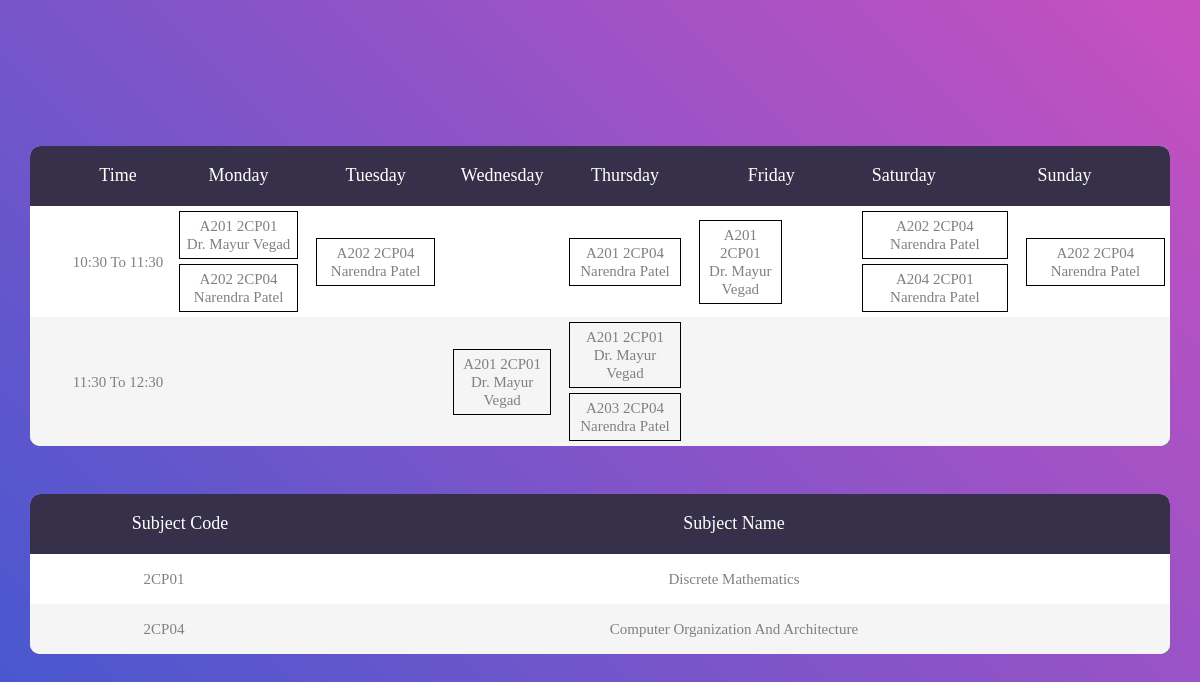
/Timetable/index.php, run on the app's committed database.
### tables this page shows
CREATE TABLE `day_of_class` (
  `dayID` int(10) NOT NULL,
  `day` varchar(20) NOT NULL
);

CREATE TABLE `time_of_class` (
  `timeID` varchar(20) NOT NULL,
  `start_time` time(6) NOT NULL,
  `end_time` time(6) NOT NULL
);

CREATE TABLE `available_class` (
  `lectureID` int(11) NOT NULL,
  `classID` varchar(20) NOT NULL,
  `timeID` varchar(20) NOT NULL,
  `dayID` int(10) NOT NULL,
  `facultyID` varchar(20) NOT NULL,
  `subjectCode` varchar(20) NOT NULL
);

CREATE TABLE `users` (
  `userID` varchar(20) NOT NULL,
  `firstName` varchar(20) NOT NULL,
  `lastName` varchar(20) NOT NULL,
  `fullName` varchar(40) NOT NULL,
  `branch` varchar(20) NOT NULL,
  `email` text NOT NULL,
  `password` varchar(20) NOT NULL,
  `gender` varchar(20) NOT NULL,
  `role` varchar(20) NOT NULL,
  `phoneNumber` varchar(20) NOT NULL,
  `dob` date NOT NULL,
  `address` text NOT NULL,
  `pinCode` int(20) NOT NULL,
  `img_url` text NOT NULL
);

CREATE TABLE `subject_details` (
  `facultyID` varchar(20) DEFAULT NULL,
  `subjectCode` varchar(20) NOT NULL,
  `subjectName` text NOT NULL,
  `branch` varchar(20) NOT NULL,
  `semester` int(11) NOT NULL
);

### Timetable/index.php (the view, shortened to what this page needs)
<?php
include '../connection.php';
session_start();?>
<!DOCTYPE html>
<html>
<head>
    <link rel="stylesheet" type="text/css" href="vendor/bootstrap/css/bootstrap.min.css" />
    <link rel="stylesheet" type="text/css" href="fonts/font-awesome-4.7.0/css/font-awesome.min.css" />
    <link rel="stylesheet" type="text/css" href="vendor/animate/animate.css" />
    <link rel="stylesheet" type="text/css" href="vendor/select2/select2.min.css" />
    <link rel="stylesheet" type="text/css" href="vendor/perfect-scrollbar/perfect-scrollbar.css" />
    <link rel="stylesheet" type="text/css" href="css/util.css" />
    <link rel="stylesheet" type="text/css" href="css/main2.css" />
    <link rel="stylesheet" href="https://cdn.jsdelivr.net/npm/bootstrap@4.0.0/dist/css/bootstrap.min.css" />
</head>
<body>
    <div class="limiter">
        <div class="container-table100">
            <div class="wrap-table100">
                <div class="table100">
                    <table style="width: 100%;">
                        <thead>
                            <tr class="table100-head">
                                <th class="column1" style="text-align:center;">
                                    Time
                                </th>
                                <?php
                                $sel2 = "select * from day_of_class";
                                $t = 2;
                                $res2 = mysqli_query($con, $sel2);
                                while ($row2 = mysqli_fetch_row($res2)) {
                                    if ($t > 7) {
                                        $t = 7;
                                    }
                                    echo "<th class='column$t' style='text-align:center;'>" . $row2[1] . "</th>";
                                    $t++;
                                }
                                ?>
                        </thead>
                        <?php
                        $sel = mysqli_query($con, "select * from time_of_class");
                        while ($row = mysqli_fetch_assoc($sel)) {
                            echo "<tr>";
                            echo "<td style='text-align:center;' class='column1'>";
                            $ti1 = $row["start_time"];
                            $fst = date('H:i', strtotime($ti1));
                            $ti2 = $row["end_time"];
                            $fet = date('H:i', strtotime($ti2));
                            echo $fst . " To " . $fet;
                            $tid = $row["timeID"];
                            echo "</td>";
                            $sel3 = mysqli_query($con, "select * from day_of_class");
                            $t = 2;
                            while ($row3 = mysqli_fetch_assoc($sel3)) {
                                $t++;
                                $did = $row3["dayID"];
                                $sel2 = mysqli_query($con, "select * from available_class where timeID='" . $tid . "' and dayID='" . $did . "'");
                                echo "<td class='column$t' style='text-align:center;'>";
                                while ($row2 = mysqli_fetch_assoc($sel2)) {
                                    $fid = $row2["facultyID"];
                                    $sel4 = mysqli_query($con, "SELECT fullName FROM users WHERE userID=(SELECT userID FROM faculty WHERE facultyID='" . $fid . "')");
                                    $t2 = mysqli_fetch_row($sel4);
                                    $nm = $t2[0];
                                    echo "<div class='class-info'>" . $row2["classID"] . " " . $row2["subjectCode"] . "<br/>" . $nm . "</div>";
                                }
                                echo "</td>";
                            }
                        }
                        ?>
                    </table>
                    <table class="mt-5">
                        <thead>
                            <tr class="table100-head">
                                <th class="column1" style="text-align:center;">
                                    Subject Code
                                </th>
                                <th style="text-align:center;">
                                    Subject Name
                                </th>
                            </tr>
                        </thead>
                        <?php
                        $sel = mysqli_query($con, "SELECT * FROM subject_details");
                        while ($r = mysqli_fetch_assoc($sel)) {
                            echo "<tr><td style='text-align:center;'>" . $r["subjectCode"] . "</td>";
                            echo "<td style='text-align:center;'>" . $r["subjectName"] . "</td></tr>";
                        }
                        ?>
                    </table>
                </div>
            </div>
        </div>
    </div>
</body>
</html>

### Timetable/css/main2.css (style rules this page uses)
* { margin: 0; padding: 0; box-sizing: border-box; }
body, html { height: 100%; font-family: sans-serif; }
.limiter { width: 100%; margin: 0 auto; }
.container-table100 { width: 100%; min-height: 100vh; background: #c850c0; background: -webkit-linear-gradient(45deg, #4158d0, #c850c0); background: -o-linear-gradient(45deg, #4158d0, #c850c0); background: -moz-linear-gradient(45deg, #4158d0, #c850c0); background: linear-gradient(45deg, #4158d0, #c850c0); display: -webkit-box; display: -webkit-flex; display: -moz-box; display: -ms-flexbox; display: flex; align-items: center; justify-content: center; flex-wrap: wrap; padding: 33px 30px; }
.wrap-table100 { width: 1170px; }
table { border-spacing: 1; border-collapse: collapse; background: #fff; border-radius: 10px; overflow: hidden; width: 100%; margin: 0 auto; position: relative; }
table * { position: relative; }
table td, table th { padding-left: 8px; }
table thead tr { height: 60px; background: #36304a; }
table tbody tr { height: 50px; }
table tbody tr:last-child { border: 0; }
table td, table th { text-align: left; }
.table100-head th { font-family: OpenSans-Regular; font-size: 18px; color: #fff; line-height: 1.2; font-weight: unset; }
tbody tr:nth-child(even) { background-color: #f5f5f5; }
tbody tr { font-family: OpenSans-Regular; font-size: 15px; color: gray; line-height: 1.2; font-weight: unset; }
.column1 { width: 260px; padding-left: 40px; }
.column2 { width: 160px; }
.column3 { width: 245px; }
.column4 { width: 110px; text-align: right; }
.column5 { width: 170px; text-align: right; }
.column6 { width: 222px; text-align: right; }
.column7 { width: 227px; text-align: right; padding-right: 62px; }

### Timetable/index.php (style rules this page uses)
td .class-info { border: 1px solid black; padding: 5px; margin: 5px; }

### data on the page
day_of_class: day "Monday"
day_of_class: day "Tuesday"
day_of_class: day "Wednesday"
day_of_class: day "Thursday"
day_of_class: day "Friday"
day_of_class: day "Saturday"
day_of_class: day "Sunday"
time_of_class: start_time "10:30", end_time "11:30"
available_class: classID "A201", subjectCode "2CP01", users.fullName "Dr. Mayur Vegad"
available_class: classID "A202", subjectCode "2CP04", users.fullName "Narendra Patel"
available_class: classID "A202", subjectCode "2CP04", users.fullName "Narendra Patel"
available_class: classID "A201", subjectCode "2CP04", users.fullName "Narendra Patel"
available_class: classID "A201", subjectCode "2CP01", users.fullName "Dr. Mayur Vegad"
available_class: classID "A202", subjectCode "2CP04", users.fullName "Narendra Patel"
available_class: classID "A204", subjectCode "2CP01", users.fullName "Narendra Patel"
available_class: classID "A202", subjectCode "2CP04", users.fullName "Narendra Patel"
time_of_class: start_time "11:30", end_time "12:30"
available_class: classID "A201", subjectCode "2CP01", users.fullName "Dr. Mayur Vegad"
available_class: classID "A201", subjectCode "2CP01", users.fullName "Dr. Mayur Vegad"
available_class: classID "A203", subjectCode "2CP04", users.fullName "Narendra Patel"
subject_details: subjectCode "2CP01", subjectName "Discrete Mathematics"
subject_details: subjectCode "2CP04", subjectName "Computer Organization And Architecture"
